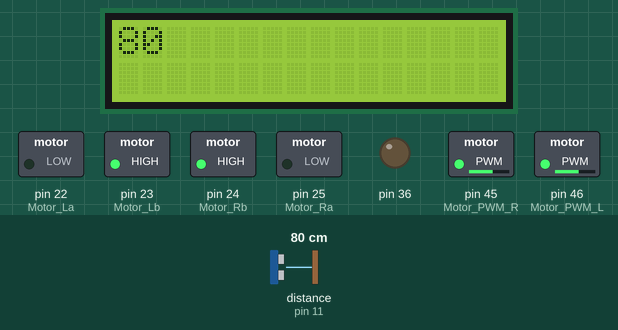
A sketch run on a simulated Arduino Mega 2560, built with avr-gcc and run on an emulated ATmega2560. Parts: 16×2 character LCD, switched loads named in the sketch (green lamp = pin HIGH), output pins drawn as LEDs (lit = HIGH). Inputs (shaded band) come from the test bench; at power-on: distance to the obstacle (sensor on pin 11) 80 cm. What the sketch prints to the serial monitor is not drawn.

Above: at 2.6 s.
2.7 s: distance to the obstacle (sensor on pin 11) set to 29 cm
At 4.7 s:
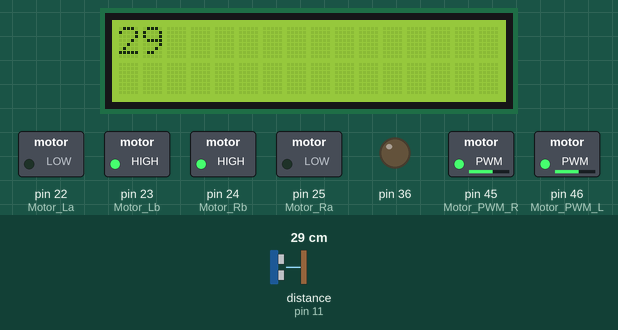
5.7 s: distance to the obstacle (sensor on pin 11) set to 22 cm
At 7.0 s:
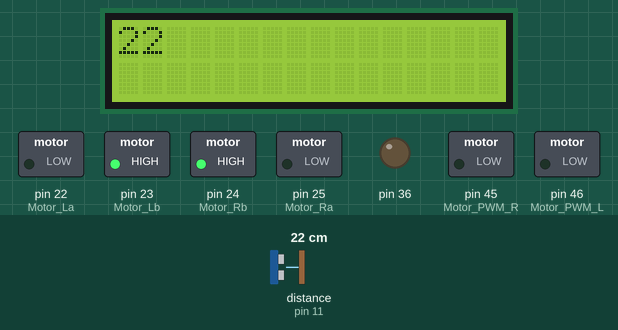
8.7 s: distance to the obstacle (sensor on pin 11) set to 2 cm
At 11.5 s:
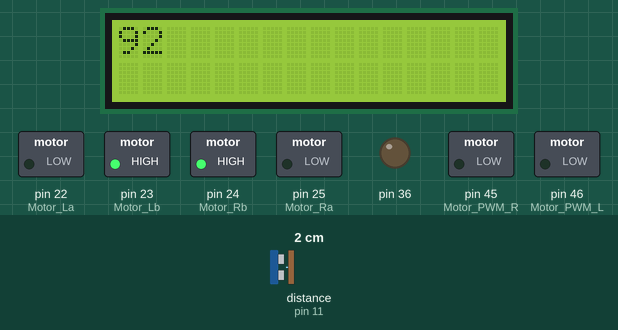
Timing chart, 0 to 13.0 s (numbered marks = the images above; inputs shaded):
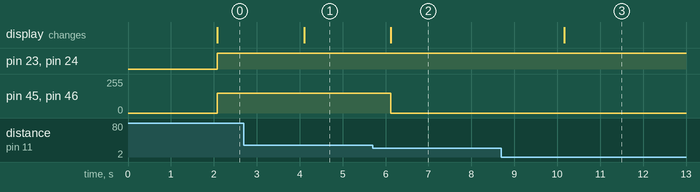

Measured:
- the behaviour switches between 26 and 25 cm on distance to the obstacle (sensor on pin 11) (found by bisection; images 1 and 2)
- after the input at 2.7 s, the display: changes after 1.4 s (image 1)
- after the input at 5.7 s, pin 45 (Motor_PWM_R), pin 46 (Motor_PWM_L): 150/255 → 0/255 after 0.43 s; the display: changes after 0.43 s (image 2)
- after the input at 8.7 s, the display: changes after 1.5 s (image 3)

The sketch:

E_SHARP.ino
```cpp
#include <SharpIR.h>
#include <LiquidCrystal.h>
LiquidCrystal lcd(37, 35, 33, 32, 31, 30);

#define ir 11
#define model 1080
// ir: the pin where your sensor is attached
// model: an int that determines your sensor:  1080 for GP2Y0A21Y
//                                            20150 for GP2Y0A02Y
//                                            (working distance range according to the datasheets)

SharpIR SharpIR(ir, model);

void setup() {
  // put your setup code here, to run once:
  Serial.begin(9600);
  pinMode(36, OUTPUT);
  digitalWrite(36, LOW);
  lcd.begin(16, 2);
  pinMode(22, OUTPUT);
  pinMode(23, OUTPUT);
  pinMode(24, OUTPUT);
  pinMode(25, OUTPUT);
  pinMode(46, OUTPUT);
  pinMode(45, OUTPUT);
  pinMode(11,OUTPUT);
  lcd.setCursor(0,0);

}

void loop() {
  delay(2000);

  unsigned long pepe1=millis();  // takes the time before the loop on the library begins

  int dis=SharpIR.distance();  // this returns the distance to the object you're measuring


  Serial.print("Mean distance: ");  // returns it to the serial monitor
  Serial.println(dis);
  lcd.setCursor(0,0);
  lcd.print(dis);

  /*unsigned long pepe2=millis()-pepe1;  // the following gives you the time taken to get the measurement
  Serial.print("Time taken (ms): ");
  Serial.println(pepe2);*/
if (dis < 26)
{
        digitalWrite(24,HIGH);
        digitalWrite(25,LOW);
        digitalWrite(23,HIGH);
        digitalWrite(22,LOW);

        analogWrite(46,0);
        analogWrite(45,0);//FireBird STOP
}
else
{
        digitalWrite(24,HIGH);
        digitalWrite(25,LOW);
        digitalWrite(23,HIGH);
        digitalWrite(22,LOW);

        analogWrite(46,150);
        analogWrite(45,150);//FireBird FORWARD
  }
}
```

EYRC_MOTION.h
```cpp
#ifndef EYRC_MOTION_H_INCLUDED
#define EYRC_MOTION_H_INCLUDED

#include "Arduino.h"
class EYRC_MOTION
{
    public:
EYRC_MOTION();
void moveForward(int PWM);
void moveBackward(int PWM);
void left_slow(int PWM);
void left_sharp(int PWM);
void right_slow(int PWM);
void right_sharp(int PWM);
void brake();
};

#endif // EYRC_MOTION_H_INCLUDED
```

main.cpp
```cpp
#include "Arduino.h"
#include "EYRC_MOTION.h"

#define Motor_La 22
#define Motor_Lb 23
#define Motor_Ra 25
#define Motor_Rb 24
#define Motor_PWM_L 46
#define Motor_PWM_R 45
#define PWM 128
#define LCD_RW 36

EYRC_MOTION::EYRC_MOTION()
{
     pinMode(Motor_La,OUTPUT);
 pinMode(Motor_Lb,OUTPUT);
 pinMode(Motor_Ra,OUTPUT);
 pinMode(Motor_Rb,OUTPUT);
 pinMode(Motor_PWM_L,OUTPUT);
 pinMode(Motor_PWM_R,OUTPUT);
}
void EYRC_MOTION::moveForward(int pwm)
{
    digitalWrite(Motor_La,LOW);
  digitalWrite(Motor_Lb,HIGH);
  analogWrite(Motor_PWM_L,pwm);

  digitalWrite(Motor_Ra,LOW);
  digitalWrite(Motor_Rb,HIGH);
  analogWrite(Motor_PWM_R,pwm);
}
void EYRC_MOTION::moveBackward(int pwm)
{
    digitalWrite(Motor_La,HIGH);
  digitalWrite(Motor_Lb,LOW);
  analogWrite(Motor_PWM_L,pwm);

  digitalWrite(Motor_Ra,HIGH);
  digitalWrite(Motor_Rb,LOW);
  analogWrite(Motor_PWM_R,pwm);
}
void EYRC_MOTION::left_slow(int pwm)
{
    digitalWrite(Motor_La,HIGH);
  digitalWrite(Motor_Lb,HIGH);
  analogWrite(Motor_PWM_L,pwm);

  digitalWrite(Motor_Ra,LOW);
  digitalWrite(Motor_Rb,HIGH);
  analogWrite(Motor_PWM_R,pwm);
}
void EYRC_MOTION::left_sharp(int pwm)
{
    digitalWrite(Motor_La,HIGH);
  digitalWrite(Motor_Lb,LOW);
  analogWrite(Motor_PWM_L,pwm);

  digitalWrite(Motor_Ra,LOW);
  digitalWrite(Motor_Rb,HIGH);
  analogWrite(Motor_PWM_R,pwm);
}
void EYRC_MOTION::right_slow(int pwm)
{
    digitalWrite(Motor_La,LOW);
  digitalWrite(Motor_Lb,HIGH);
  analogWrite(Motor_PWM_L,pwm);

  digitalWrite(Motor_Ra,HIGH);
  digitalWrite(Motor_Rb,HIGH);
  analogWrite(Motor_PWM_R,pwm);
}
void EYRC_MOTION::right_sharp(int pwm)
{
    digitalWrite(Motor_La,LOW);
  digitalWrite(Motor_Lb,HIGH);
  analogWrite(Motor_PWM_L,pwm);

  digitalWrite(Motor_Ra,HIGH);
  digitalWrite(Motor_Rb,LOW);
  analogWrite(Motor_PWM_R,pwm);
}
void EYRC_MOTION::brake()
{
    digitalWrite(Motor_La,HIGH);
  digitalWrite(Motor_Lb,HIGH);
  analogWrite(Motor_PWM_L,255);

  digitalWrite(Motor_Ra,HIGH);
  digitalWrite(Motor_Rb,HIGH);
  analogWrite(Motor_PWM_R,255);
}
```
